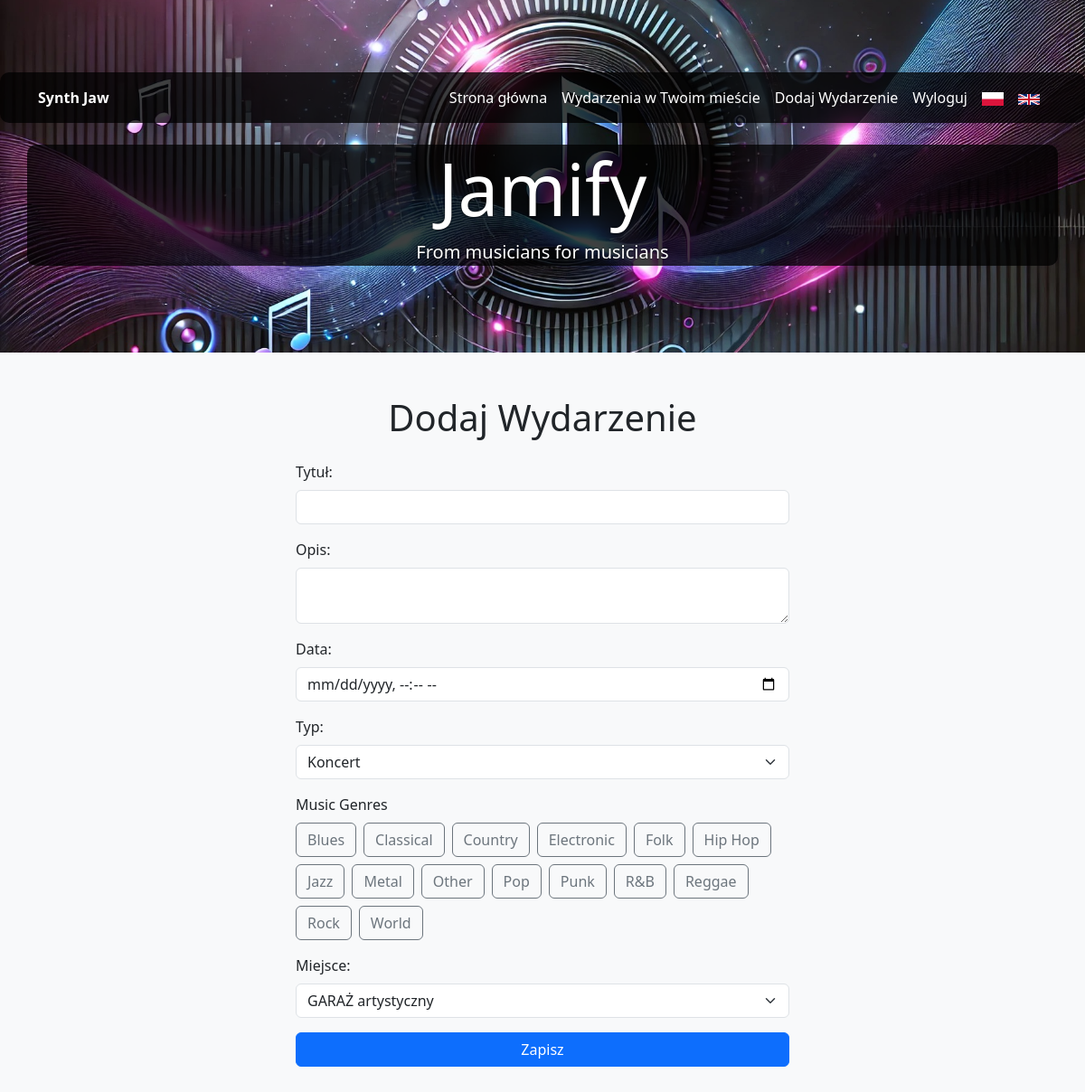
Page /page/addEvent?lang=pl (signed in) on the committed database.
### tables this page shows
CREATE TABLE `users` (
  `id` bigint(20) UNSIGNED NOT NULL,
  `name` varchar(255) NOT NULL,
  `email` varchar(255) NOT NULL,
  `password` varchar(255) NOT NULL,
  `created_at` timestamp NULL DEFAULT NULL,
  `updated_at` timestamp NULL DEFAULT NULL,
  `city` varchar(255) NOT NULL DEFAULT ''
);

CREATE TABLE `genres` (
  `id` int(11) NOT NULL,
  `name` varchar(50) NOT NULL
);

### controllers/AddEventController.php (called while the page is built, shortened)
<?php
require_once __DIR__ . '/../config.php';
$stmtTypes   = $pdo->query("SELECT id, name FROM event_types");
$eventTypes  = $stmtTypes->fetchAll(PDO::FETCH_ASSOC);
$stmtVenues  = $pdo->query("SELECT id, name, street, building_number, local_number, city FROM venues");
$venues      = $stmtVenues->fetchAll(PDO::FETCH_ASSOC);
$stmtGenres    = $pdo->query("SELECT id, name FROM genres ORDER BY name");
$musicGenres   = $stmtGenres->fetchAll(PDO::FETCH_ASSOC);
include __DIR__ . '/../views/add_event_view.php';

### index.php (called while the page is built, shortened)
<?php
require_once __DIR__ . '/config.php';
$uri = parse_url($_SERVER['REQUEST_URI'], PHP_URL_PATH);
$uri = trim($uri, '/');
$segments = explode('/', $uri);
$page = null;
if (isset($segments[0]) && $segments[0] === 'page') {
    $page = $segments[1] ?? null;
}
$camel = str_replace(' ', '', ucwords(str_replace('-', ' ', $page)));
$controllerFile = __DIR__ . '/controllers/' . $camel . 'Controller.php';
require_once $controllerFile;

### config.php (called while the page is built, shortened)
<?php
function app_url(string $path = ''): string {
    if ($path === '' || $path === '/') {
        return APP_BASE_PATH === '' ? '/' : APP_BASE_PATH . '/';
    }
    return (APP_BASE_PATH === '' ? '' : APP_BASE_PATH) . '/' . ltrim($path, '/');
}
function asset_url(string $path): string {
    $relative = ltrim($path, '/');
    $absolute = __DIR__ . '/' . str_replace('/', DIRECTORY_SEPARATOR, $relative);
    $version = file_exists($absolute) ? (string)filemtime($absolute) : null;
    $url = app_url($relative);
    return $version === null ? $url : $url . '?v=' . $version;
}
$dsn = "mysql:host=".DB_HOST.";dbname=".DB_NAME.";charset=utf8mb4";
$options = [
    PDO::ATTR_ERRMODE            => PDO::ERRMODE_EXCEPTION,
    PDO::ATTR_DEFAULT_FETCH_MODE => PDO::FETCH_ASSOC,
    PDO::MYSQL_ATTR_INIT_COMMAND => "SET NAMES utf8mb4 COLLATE utf8mb4_unicode_ci",
];
try {
    $pdo = new PDO($dsn, DB_USER, DB_PASS, $options);
} catch (PDOException $e) {
    error_log('[DB] Connection failed: '.$e->getMessage());
    exit('Database connection error');
}
$lang = $_SESSION['lang'] ?? 'pl';
$file = __DIR__ . '/lang/' . $lang . '.php';
$translations = file_exists($file)
    ? include $file
    : include __DIR__ . '/lang/pl.php';
function __t(string $key): string {
    global $translations;
    return $translations[$key] ?? $key;
}
if (!empty($_SESSION['user_id'])) {
    try {
        $stmt = $pdo->prepare("SELECT name FROM users WHERE id = ?");
        $stmt->execute([ $_SESSION['user_id'] ]);
        $userName = $stmt->fetchColumn();
    } catch (PDOException $e) {
        error_log('[SESSION] could not fetch userName: '.$e->getMessage());
    }
}

### lang/pl.php (called while the page is built)
<?php
return [
    'title' => 'Wydarzenia',
    'login' => 'Zaloguj',
    'logout' => 'Wyloguj',
    'add_event' => 'Dodaj Wydarzenie',
    'edit_event' => 'Edytuj Wydarzenie',
    'new_venue' => 'Nowe...',
    'form_title' => 'Tytuł',
    'form_description' => 'Opis',
    'form_date' => 'Data',
    'form_hour' => 'Godzina',
    'form_type' => 'Typ',
    'form_venue' => 'Miejsce',
    'form_address' => 'Adres',
    'save_button' => 'Zapisz',
    'user' => 'Użytkownik',
    'venue' => 'Miejsce',
    'address' => 'Adres',
    'event_list' => 'Lista Wydarzeń',
    'error_bad_credentials' => 'Nieprawidłowy email lub hasło',
    'login_header' => 'Logowanie',
    'login_email' => 'Email',
    'login_password' => 'Hasło',
    'login_show_password' => 'Pokaż hasło',
    'details' => 'Szczegóły',
    'registration' => 'Rejestracja',
    'register' => 'Zarejestruj',
    'events' => 'Wszystkie wydarzenia',
    'home' => 'Strona główna',
    'all-events' => 'Wszystkie wydarzenia',
    'all-events-in' => 'Wydarzenia w Twoim mieście',
    'no-events' => 'Brak wydarzeń',
    'no-events-in' => 'Brak wydarzeń w twoim mieście',
    'search-events' => 'Szukaj wydarzeń...',
    'search' => 'Szukaj',
    'details' => 'Szczegóły',
    'edit' => 'Edytuj',
    'delete' => 'Usuń',
    'back' => 'Powrót',
    'are-you-sure-del-event' => 'Czy na pewno chcesz usunąć to wydarzenie?',
    'All genres'    => 'Wszystkie gatunki',
'Filter'        => 'Filtruj'
];

### views/add_event_view.php (the view, shortened to what this page needs)
<!DOCTYPE html>
<html lang="<?= htmlspecialchars($lang) ?>">
	<head>
		<link rel="stylesheet" href="https://cdn.jsdelivr.net/npm/bootstrap@5.3.0/dist/css/bootstrap.min.css">
		<link rel="stylesheet" href="<?= asset_url('css/styles.css') ?>">
	</head>
	<body class="bg-light">
	<header class="top-header">
		<?php include __DIR__.'/partials/menu.php' ?>
		<div class="container text-center mt-4 navbar-custom">
			<h1 class="display-1 header-title">Jamify</h1>
			<p class="lead header-title">From musicians for musicians</p>
		</div>
	</header>
		<div class="container py-5">
			<div class="row justify-content-center">
				<div class="col-12 col-sm-10 col-md-8 col-lg-6">
					<h1 class="mb-4 text-center"><?= __t('add_event') ?></h1>
					<form action="<?= app_url('page/addEvent') ?>" method="post">
						<div class="mb-3">
							<label for="title" class="form-label"><?= __t('form_title') ?>:</label>
							<input type="text" name="title" id="title" class="form-control" required>
						</div>
						<div class="mb-3">
							<label for="description" class="form-label"><?= __t('form_description') ?>:</label>
							<textarea name="description" id="description" class="form-control"></textarea>
						</div>
						<div class="mb-3">
							<label for="event_date" class="form-label"><?= __t('form_date') ?>:</label>
							<input type="datetime-local" name="event_date" id="event_date" class="form-control" required>
						</div>
						<div class="mb-3">
							<label for="event_type_id" class="form-label"><?= __t('form_type') ?>:</label>
							<select name="event_type_id" id="event_type_id" class="form-select" required>
								<?php
								foreach ($eventTypes as $type) : ?>
								<option value="<?= htmlspecialchars($type['id']) ?>"><?= htmlspecialchars($type['name']) ?></option>
								<?php
							endforeach; ?>
							</select>
						</div>
						<div class="mb-3">
      <div class="mb-3">
        <label class="form-label"><?= __t('Music Genres') ?></label>
        <div class="d-flex flex-wrap gap-2">
          <?php foreach ($musicGenres as $g): ?>
            <label class="btn btn-outline-secondary"
                   for="genre-<?= $g['id'] ?>">
              <?= htmlspecialchars($g['name']) ?>
            </label>
          <?php endforeach; ?>
        </div>
      </div>
						<div class="mb-3">
							<label for="venue_id" class="form-label"><?= __t('form_venue') ?>:</label>
							<select name="venue_id" id="venue_id" class="form-select" onchange="toggleNewVenueFields()" required>
								<?php
								foreach ($venues as $venue) : ?>
								<option value="<?= htmlspecialchars($venue['id']) ?>"><?= htmlspecialchars($venue['name']) ?></option>
								<?php
							endforeach; ?>
							</select>
						</div>
						<div class="d-grid">
							<button type="submit" class="btn btn-primary"><?= __t('save_button') ?></button>
						</div>
					</form>
				</div>
			</div>
		</div>
	</body>
</html>

### views/partials/menu.php (shortened to what this page needs)
<nav class="navbar navbar-expand-lg navbar-dark navbar-custom">
			<div class="container">
                <?php if (isset($_SESSION['user_id']) && !empty($_SESSION['user_id'])): ?>
                <div class="d-flex align-items-center me-3">
					<span class="fw-bold me-2"><?= htmlspecialchars($userName ?? '') ?></span>
                </div>
                <?php endif; ?>
				<div class="collapse navbar-collapse" id="topNavbar">
					<ul class="navbar-nav ms-auto">
						<li class="nav-item"><a class="nav-link" href="<?= app_url('/') ?>"><?= __t('home') ?></a></li>
						<?php
						if (isset($_SESSION['user_id']) && !empty($_SESSION['user_id'])) : ?>
						<li class="nav-item"><a class="nav-link" href="<?= app_url('page/your-city-events') ?>"><?= __t('all-events-in') ?></a></li>
						<li class="nav-item"><a class="nav-link" href="<?= app_url('page/addEvent') ?>"><?= __t('add_event') ?></a></li>
						<li class="nav-item"><a class="nav-link" href="<?= app_url('page/logout') ?>"><?= __t('logout') ?></a></li>
						<?php else : ?>
						<li class="nav-item"><a class="nav-link" href="<?= app_url('page/login') ?>"><?= __t('login') ?></a></li>
						<li class="nav-item"><a class="nav-link" href="<?= app_url('page/register') ?>"><?= __t('register') ?></a></li>
						<?php endif; ?>
                        <li class="nav-item">
                        <a class="nav-link" href="?lang=pl" aria-label="Polski">
							<img src="<?= app_url('images/flags/pl.png') ?>" alt="PL" class="img-fluid" style="max-width:24px;">
                        </a>
                        </li>
                        <li class="nav-item">
                        <a class="nav-link" href="?lang=en" aria-label="English">
							<img src="<?= app_url('images/flags/gb.png') ?>" alt="EN" class="img-fluid" style="max-width:24px;">
                        </a>
                        </li>
					</ul>
				</div>
			</div>
		</nav>

### css/styles.css (style rules this page uses)
.top-header { background: url('../images/top.jpg') center center / cover no-repeat; padding: 80px 0; color: white; }
.header-title { text-shadow: 0px 0px 2px rgba(0, 0, 0, 1); }
.navbar-custom { background-color: rgba(0, 0, 0, 0.75); border-radius: 10px; }
.navbar-custom a { color: white !important; }

### rows in the picture
users: name "Synth Jaw"
genres: name "Blues"
genres: name "Classical"
genres: name "Country"
genres: name "Electronic"
genres: name "Folk"
genres: name "Hip Hop"
genres: name "Jazz"
genres: name "Metal"
genres: name "Other"
genres: name "Pop"
genres: name "Punk"
genres: name "R&B"
genres: name "Reggae"
genres: name "Rock"
genres: name "World"

### other values in the picture
__t('home') "Strona główna"
__t('all-events-in') "Wydarzenia w Twoim mieście"
__t('add_event') "Dodaj Wydarzenie"
__t('logout') "Wyloguj"
__t('form_title') "Tytuł"
__t('form_description') "Opis"
__t('form_date') "Data"
__t('form_type') "Typ"
__t('Music Genres') "Music Genres"
__t('form_venue') "Miejsce"
__t('save_button') "Zapisz"
form field event_type_id "Koncert"
form field venue_id "GARAŻ artystyczny"
